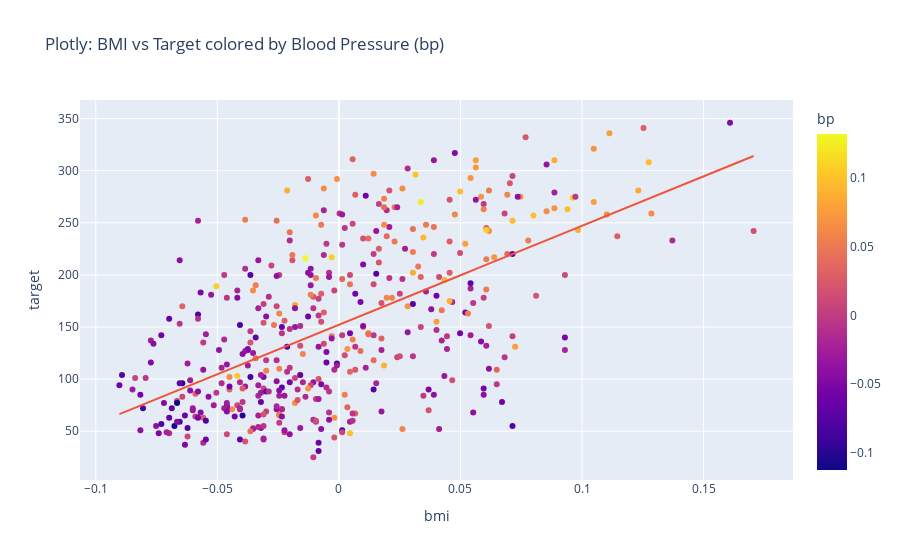

The cell this chart's notebook holds for it:
### Code cell
# 2) Add color by a third variable (e.g., bp) and hover data
fig = px.scatter(
    diab_df, x='bmi', y='target', color='bp',
    hover_data=['s1','s2','s3','s4','s5','s6'],
    trendline='ols',
    title='Plotly: BMI vs Target colored by Blood Pressure (bp)'
)
fig

### Figure 1 — Plotly figure (JSON) as saved in the notebook; plotly's stock layout.template omitted (floating-point values rounded to 4 significant figures; data arrays with more than 128 entries replaced by an {"elided": "..."} marker saying what was removed)
{"data": [{"customdata": {"elided": "442x6 float values"}, "hovertemplate": "bmi=%{x}<br>target=%{y}<br>s1=%{customdata[0]}<br>s2=%{customdata[1]}<br>s3=%{customdata[2]}<br>s4=%{customdata[3]}<br>s5=%{customdata[4]}<br>s6=%{customdata[5]}<br>bp=%{marker.color}<extra></extra>", "legendgroup": "", "marker": {"color": {"elided": "442 float values"}, "coloraxis": "coloraxis", "symbol": "circle"}, "mode": "markers", "name": "", "orientation": "v", "showlegend": false, "type": "scatter", "x": {"elided": "442 float values"}, "xaxis": "x", "y": {"elided": "442 float values"}, "yaxis": "y"}, {"hovertemplate": "<b>OLS trendline</b><br>target = 949.435 * bmi + 152.133<br>R<sup>2</sup>=0.343924<br><br>bmi=%{x}<br>target=%{y} <b>(trend)</b><extra></extra>", "legendgroup": "", "marker": {"symbol": "circle"}, "mode": "lines", "name": "", "showlegend": false, "type": "scatter", "x": {"elided": "442 float values"}, "xaxis": "x", "y": {"elided": "442 float values"}, "yaxis": "y"}], "layout": {"coloraxis": {"colorbar": {"title": {"text": "bp"}}, "colorscale": [[0, "#0d0887"], [0.1111, "#46039f"], [0.2222, "#7201a8"], [0.3333, "#9c179e"], [0.4444, "#bd3786"], [0.5556, "#d8576b"], [0.6667, "#ed7953"], [0.7778, "#fb9f3a"], [0.8889, "#fdca26"], [1, "#f0f921"]]}, "legend": {"tracegroupgap": 0}, "title": {"text": "Plotly: BMI vs Target colored by Blood Pressure (bp)"}, "xaxis": {"anchor": "y", "domain": [0, 1], "title": {"text": "bmi"}}, "yaxis": {"anchor": "x", "domain": [0, 1], "title": {"text": "target"}}}}
